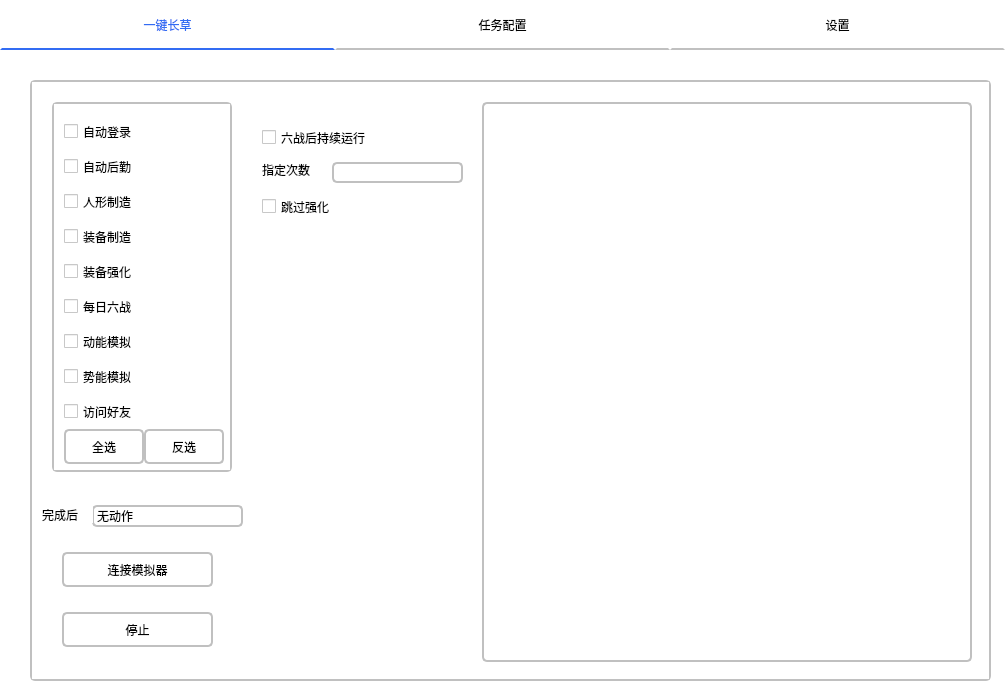
<?xml version="1.0" encoding="UTF-8"?>
<ui version="4.0">
 <class>Form</class>
 <widget class="QWidget" name="Form">
  <property name="geometry">
   <rect>
    <x>0</x>
    <y>0</y>
    <width>1005</width>
    <height>700</height>
   </rect>
  </property>
  <property name="windowTitle">
   <string>Form</string>
  </property>
  <property name="styleSheet">
   <string notr="true">QWidget
{
background-color:#FFFFFF;
}

QPushButton,QTextBrowser,QStackedWidget,QLineEdit
{
    border-style: solid;
    border: 2px solid silver;
    border-radius: 5px;
}
QPushButton:hover
{
    border-style: solid;
    border: 2px solid silver;
    border-radius: 5px;
    background-color: gainsboro;
}
QCheckBox:hover
{
    background-color: gainsboro;
}
QWight
{
    background-color: white;
}
QRadioButton
{
    border-style: solid;
    border: 2px solid silver;
    border-radius: 5px;
}
QComboBox
{
    border-style: solid;
    border: 2px solid silver;
    border-radius: 5px;
}
QComboBox:drop-down {
subcontrol-origin: padding;

subcontrol-position: top right;

width: 30px;

border-left-width: 0px;

border-left-color: gray;

border-left-style: solid;

border-top-right-radius: 3px;

border-bottom-right-radius: 3px;

}</string>
  </property>
  <widget class="QStackedWidget" name="Page">
   <property name="geometry">
    <rect>
     <x>30</x>
     <y>80</y>
     <width>961</width>
     <height>601</height>
    </rect>
   </property>
   <property name="toolTip">
    <string comment="1"/>
   </property>
   <property name="statusTip">
    <string comment="2"/>
   </property>
   <property name="whatsThis">
    <string comment="3"/>
   </property>
   <property name="styleSheet">
    <string notr="true">QStackedWidget#Page
{
    border-style: solid;
    border: 2px solid silver;
    border-radius: 5px;
}</string>
   </property>
   <property name="currentIndex">
    <number>0</number>
   </property>
   <widget class="QWidget" name="page_1">
    <widget class="QStackedWidget" name="stackedWidget_2">
     <property name="geometry">
      <rect>
       <x>20</x>
       <y>20</y>
       <width>180</width>
       <height>370</height>
      </rect>
     </property>
     <property name="currentIndex">
      <number>0</number>
     </property>
     <widget class="QWidget" name="page">
      <widget class="QCheckBox" name="checkBox_6">
       <property name="geometry">
        <rect>
         <x>10</x>
         <y>185</y>
         <width>160</width>
         <height>35</height>
        </rect>
       </property>
       <property name="text">
        <string>每日六战</string>
       </property>
      </widget>
      <widget class="QCheckBox" name="checkBox">
       <property name="geometry">
        <rect>
         <x>10</x>
         <y>10</y>
         <width>160</width>
         <height>35</height>
        </rect>
       </property>
       <property name="sizePolicy">
        <sizepolicy hsizetype="Minimum" vsizetype="Fixed">
         <horstretch>0</horstretch>
         <verstretch>0</verstretch>
        </sizepolicy>
       </property>
       <property name="whatsThis">
        <string extracomment="233"/>
       </property>
       <property name="text">
        <string>自动登录</string>
       </property>
       <property name="tristate">
        <bool>false</bool>
       </property>
      </widget>
      <widget class="QCheckBox" name="checkBox_3">
       <property name="geometry">
        <rect>
         <x>10</x>
         <y>80</y>
         <width>160</width>
         <height>35</height>
        </rect>
       </property>
       <property name="text">
        <string>人形制造</string>
       </property>
      </widget>
      <widget class="QCheckBox" name="checkBox_4">
       <property name="geometry">
        <rect>
         <x>10</x>
         <y>115</y>
         <width>160</width>
         <height>35</height>
        </rect>
       </property>
       <property name="text">
        <string>装备制造</string>
       </property>
      </widget>
      <widget class="QCheckBox" name="checkBox_2">
       <property name="geometry">
        <rect>
         <x>10</x>
         <y>45</y>
         <width>160</width>
         <height>35</height>
        </rect>
       </property>
       <property name="text">
        <string>自动后勤</string>
       </property>
      </widget>
      <widget class="QCheckBox" name="checkBox_8">
       <property name="geometry">
        <rect>
         <x>10</x>
         <y>220</y>
         <width>160</width>
         <height>35</height>
        </rect>
       </property>
       <property name="text">
        <string>动能模拟</string>
       </property>
      </widget>
      <widget class="QCheckBox" name="checkBox_9">
       <property name="geometry">
        <rect>
         <x>10</x>
         <y>255</y>
         <width>160</width>
         <height>35</height>
        </rect>
       </property>
       <property name="text">
        <string>势能模拟</string>
       </property>
      </widget>
      <widget class="QPushButton" name="pushButton_4">
       <property name="geometry">
        <rect>
         <x>10</x>
         <y>325</y>
         <width>80</width>
         <height>35</height>
        </rect>
       </property>
       <property name="text">
        <string>全选</string>
       </property>
      </widget>
      <widget class="QPushButton" name="pushButton_5">
       <property name="geometry">
        <rect>
         <x>90</x>
         <y>325</y>
         <width>80</width>
         <height>35</height>
        </rect>
       </property>
       <property name="text">
        <string>反选</string>
       </property>
      </widget>
      <widget class="QCheckBox" name="checkBox_10">
       <property name="geometry">
        <rect>
         <x>10</x>
         <y>290</y>
         <width>160</width>
         <height>35</height>
        </rect>
       </property>
       <property name="text">
        <string>访问好友</string>
       </property>
      </widget>
      <widget class="QCheckBox" name="checkBox_5">
       <property name="geometry">
        <rect>
         <x>10</x>
         <y>150</y>
         <width>160</width>
         <height>35</height>
        </rect>
       </property>
       <property name="text">
        <string>装备强化</string>
       </property>
      </widget>
     </widget>
     <widget class="QWidget" name="page_5"/>
    </widget>
    <widget class="QCheckBox" name="checkBox_7">
     <property name="geometry">
      <rect>
       <x>230</x>
       <y>40</y>
       <width>141</width>
       <height>31</height>
      </rect>
     </property>
     <property name="text">
      <string>六战后持续运行</string>
     </property>
    </widget>
    <widget class="QPushButton" name="pushButton_6">
     <property name="geometry">
      <rect>
       <x>30</x>
       <y>470</y>
       <width>151</width>
       <height>35</height>
      </rect>
     </property>
     <property name="text">
      <string>连接模拟器</string>
     </property>
    </widget>
    <widget class="QPushButton" name="pushButton_7">
     <property name="geometry">
      <rect>
       <x>30</x>
       <y>530</y>
       <width>151</width>
       <height>35</height>
      </rect>
     </property>
     <property name="text">
      <string>停止</string>
     </property>
    </widget>
    <widget class="QComboBox" name="comboBox">
     <property name="geometry">
      <rect>
       <x>60</x>
       <y>423</y>
       <width>151</width>
       <height>22</height>
      </rect>
     </property>
     <item>
      <property name="text">
       <string>无动作</string>
      </property>
     </item>
     <item>
      <property name="text">
       <string>退出少女前线</string>
      </property>
     </item>
     <item>
      <property name="text">
       <string>退出AS</string>
      </property>
     </item>
     <item>
      <property name="text">
       <string>关闭模拟器</string>
      </property>
     </item>
     <item>
      <property name="text">
       <string>退出并关闭模拟器</string>
      </property>
     </item>
     <item>
      <property name="text">
       <string>休眠*</string>
      </property>
     </item>
     <item>
      <property name="text">
       <string>关机*</string>
      </property>
     </item>
    </widget>
    <widget class="QLabel" name="label_6">
     <property name="geometry">
      <rect>
       <x>10</x>
       <y>425</y>
       <width>51</width>
       <height>16</height>
      </rect>
     </property>
     <property name="text">
      <string>完成后</string>
     </property>
    </widget>
    <widget class="QLabel" name="label_7">
     <property name="geometry">
      <rect>
       <x>230</x>
       <y>80</y>
       <width>61</width>
       <height>16</height>
      </rect>
     </property>
     <property name="text">
      <string>指定次数</string>
     </property>
    </widget>
    <widget class="QLineEdit" name="lineEdit">
     <property name="geometry">
      <rect>
       <x>300</x>
       <y>80</y>
       <width>131</width>
       <height>21</height>
      </rect>
     </property>
    </widget>
    <widget class="QTextBrowser" name="running_text">
     <property name="geometry">
      <rect>
       <x>450</x>
       <y>20</y>
       <width>490</width>
       <height>560</height>
      </rect>
     </property>
     <property name="styleSheet">
      <string notr="true">QTextBrowser#running_text
{
    border-style: solid;
    border: 2px solid silver;
    border-radius: 5px;
}</string>
     </property>
     <property name="html">
      <string>&lt;!DOCTYPE HTML PUBLIC &quot;-//W3C//DTD HTML 4.0//EN&quot; &quot;http://www.w3.org/TR/REC-html40/strict.dtd&quot;&gt;
&lt;html&gt;&lt;head&gt;&lt;meta name=&quot;qrichtext&quot; content=&quot;1&quot; /&gt;&lt;style type=&quot;text/css&quot;&gt;
p, li { white-space: pre-wrap; }
&lt;/style&gt;&lt;/head&gt;&lt;body style=&quot; font-family:'SimSun'; font-size:9pt; font-weight:400; font-style:normal;&quot;&gt;
&lt;p style=&quot;-qt-paragraph-type:empty; margin-top:0px; margin-bottom:0px; margin-left:0px; margin-right:0px; -qt-block-indent:0; text-indent:0px;&quot;&gt;&lt;br /&gt;&lt;/p&gt;&lt;/body&gt;&lt;/html&gt;</string>
     </property>
    </widget>
    <widget class="QCheckBox" name="checkBox_11">
     <property name="geometry">
      <rect>
       <x>230</x>
       <y>115</y>
       <width>91</width>
       <height>19</height>
      </rect>
     </property>
     <property name="text">
      <string>跳过强化</string>
     </property>
    </widget>
   </widget>
   <widget class="QWidget" name="page_2">
    <widget class="QLabel" name="label_11">
     <property name="geometry">
      <rect>
       <x>40</x>
       <y>90</y>
       <width>101</width>
       <height>16</height>
      </rect>
     </property>
     <property name="text">
      <string>装备制造选择</string>
     </property>
    </widget>
    <widget class="QComboBox" name="comboBox_4">
     <property name="geometry">
      <rect>
       <x>140</x>
       <y>90</y>
       <width>131</width>
       <height>22</height>
      </rect>
     </property>
     <item>
      <property name="text">
       <string>光学瞄具</string>
      </property>
     </item>
     <item>
      <property name="text">
       <string>全息瞄具</string>
      </property>
     </item>
     <item>
      <property name="text">
       <string>红点瞄具</string>
      </property>
     </item>
     <item>
      <property name="text">
       <string>夜战装备</string>
      </property>
     </item>
     <item>
      <property name="text">
       <string>消音器</string>
      </property>
     </item>
     <item>
      <property name="text">
       <string>穿甲弹</string>
      </property>
     </item>
     <item>
      <property name="text">
       <string>状态弹</string>
      </property>
     </item>
     <item>
      <property name="text">
       <string>高速弹</string>
      </property>
     </item>
     <item>
      <property name="text">
       <string>霰弹</string>
      </property>
     </item>
     <item>
      <property name="text">
       <string>外骨骼</string>
      </property>
     </item>
     <item>
      <property name="text">
       <string>防弹插板</string>
      </property>
     </item>
     <item>
      <property name="text">
       <string>弹链箱</string>
      </property>
     </item>
     <item>
      <property name="text">
       <string>伪装披风</string>
      </property>
     </item>
     <item>
      <property name="text">
       <string>备用瞄具</string>
      </property>
     </item>
     <item>
      <property name="text">
       <string>芯片</string>
      </property>
     </item>
     <item>
      <property name="text">
       <string>特殊穿甲弹</string>
      </property>
     </item>
    </widget>
    <widget class="QComboBox" name="comboBox_5">
     <property name="geometry">
      <rect>
       <x>140</x>
       <y>40</y>
       <width>131</width>
       <height>22</height>
      </rect>
     </property>
     <item>
      <property name="text">
       <string>手枪</string>
      </property>
     </item>
     <item>
      <property name="text">
       <string>冲锋枪</string>
      </property>
     </item>
     <item>
      <property name="text">
       <string>步枪</string>
      </property>
     </item>
     <item>
      <property name="text">
       <string>突击步枪</string>
      </property>
     </item>
     <item>
      <property name="text">
       <string>机枪</string>
      </property>
     </item>
     <item>
      <property name="text">
       <string>4442</string>
      </property>
     </item>
    </widget>
    <widget class="QLabel" name="label_12">
     <property name="geometry">
      <rect>
       <x>40</x>
       <y>40</y>
       <width>101</width>
       <height>16</height>
      </rect>
     </property>
     <property name="text">
      <string>人形制造选择</string>
     </property>
    </widget>
    <widget class="QLabel" name="label_13">
     <property name="geometry">
      <rect>
       <x>40</x>
       <y>140</y>
       <width>101</width>
       <height>16</height>
      </rect>
     </property>
     <property name="text">
      <string>动能模拟选择</string>
     </property>
    </widget>
    <widget class="QComboBox" name="comboBox_2">
     <property name="geometry">
      <rect>
       <x>40</x>
       <y>170</y>
       <width>131</width>
       <height>22</height>
      </rect>
     </property>
     <item>
      <property name="text">
       <string>强化演习</string>
      </property>
     </item>
     <item>
      <property name="text">
       <string>资料采样</string>
      </property>
     </item>
     <item>
      <property name="text">
       <string>经验特训</string>
      </property>
     </item>
     <item>
      <property name="text">
       <string>经验特训-特种</string>
      </property>
     </item>
     <item>
      <property name="text">
       <string>云图回廊</string>
      </property>
     </item>
     <item>
      <property name="text">
       <string>防御演习</string>
      </property>
     </item>
    </widget>
    <widget class="QComboBox" name="comboBox_3">
     <property name="geometry">
      <rect>
       <x>170</x>
       <y>170</y>
       <width>87</width>
       <height>22</height>
      </rect>
     </property>
     <item>
      <property name="text">
       <string>高级训练</string>
      </property>
     </item>
     <item>
      <property name="text">
       <string>中级训练</string>
      </property>
     </item>
     <item>
      <property name="text">
       <string>初级训练</string>
      </property>
     </item>
    </widget>
    <widget class="QTextBrowser" name="textBrowser">
     <property name="geometry">
      <rect>
       <x>40</x>
       <y>290</y>
       <width>221</width>
       <height>211</height>
      </rect>
     </property>
     <property name="font">
      <font>
       <family>黑体</family>
       <pointsize>16</pointsize>
      </font>
     </property>
     <property name="html">
      <string>&lt;!DOCTYPE HTML PUBLIC &quot;-//W3C//DTD HTML 4.0//EN&quot; &quot;http://www.w3.org/TR/REC-html40/strict.dtd&quot;&gt;
&lt;html&gt;&lt;head&gt;&lt;meta name=&quot;qrichtext&quot; content=&quot;1&quot; /&gt;&lt;style type=&quot;text/css&quot;&gt;
p, li { white-space: pre-wrap; }
&lt;/style&gt;&lt;/head&gt;&lt;body style=&quot; font-family:'黑体'; font-size:16pt; font-weight:400; font-style:normal;&quot;&gt;
&lt;p style=&quot;-qt-paragraph-type:empty; margin-top:0px; margin-bottom:0px; margin-left:0px; margin-right:0px; -qt-block-indent:0; text-indent:0px; font-size:26pt;&quot;&gt;&lt;br /&gt;&lt;/p&gt;&lt;/body&gt;&lt;/html&gt;</string>
     </property>
    </widget>
    <widget class="QPushButton" name="pushButton_8">
     <property name="geometry">
      <rect>
       <x>40</x>
       <y>200</y>
       <width>76</width>
       <height>28</height>
      </rect>
     </property>
     <property name="text">
      <string>添加</string>
     </property>
    </widget>
    <widget class="QLabel" name="label_2">
     <property name="geometry">
      <rect>
       <x>40</x>
       <y>240</y>
       <width>72</width>
       <height>15</height>
      </rect>
     </property>
     <property name="text">
      <string>剩余动能:</string>
     </property>
    </widget>
    <widget class="QLineEdit" name="lineEdit_2">
     <property name="geometry">
      <rect>
       <x>120</x>
       <y>235</y>
       <width>50</width>
       <height>21</height>
      </rect>
     </property>
     <property name="text">
      <string/>
     </property>
    </widget>
    <widget class="QPushButton" name="pushButton_9">
     <property name="geometry">
      <rect>
       <x>130</x>
       <y>200</y>
       <width>76</width>
       <height>28</height>
      </rect>
     </property>
     <property name="text">
      <string>清除最新</string>
     </property>
    </widget>
   </widget>
   <widget class="QWidget" name="page_3">
    <widget class="QStackedWidget" name="stackedWidget">
     <property name="enabled">
      <bool>true</bool>
     </property>
     <property name="geometry">
      <rect>
       <x>210</x>
       <y>30</y>
       <width>721</width>
       <height>451</height>
      </rect>
     </property>
     <property name="focusPolicy">
      <enum>Qt::TabFocus</enum>
     </property>
     <property name="currentIndex">
      <number>0</number>
     </property>
     <widget class="QWidget" name="page_adb">
      <widget class="QLabel" name="label">
       <property name="geometry">
        <rect>
         <x>15</x>
         <y>20</y>
         <width>161</width>
         <height>21</height>
        </rect>
       </property>
       <property name="text">
        <string>adb路径(相对/绝对)</string>
       </property>
      </widget>
      <widget class="QPushButton" name="Button_select_adb">
       <property name="geometry">
        <rect>
         <x>650</x>
         <y>15</y>
         <width>51</width>
         <height>31</height>
        </rect>
       </property>
       <property name="cursor">
        <cursorShape>PointingHandCursor</cursorShape>
       </property>
       <property name="text">
        <string>选择</string>
       </property>
      </widget>
      <widget class="QLineEdit" name="text_adb">
       <property name="geometry">
        <rect>
         <x>160</x>
         <y>15</y>
         <width>475</width>
         <height>31</height>
        </rect>
       </property>
      </widget>
      <widget class="QLabel" name="label_4">
       <property name="geometry">
        <rect>
         <x>60</x>
         <y>80</y>
         <width>72</width>
         <height>15</height>
        </rect>
       </property>
       <property name="text">
        <string>连接地址:</string>
       </property>
      </widget>
      <widget class="QLineEdit" name="text_address">
       <property name="geometry">
        <rect>
         <x>160</x>
         <y>70</y>
         <width>475</width>
         <height>31</height>
        </rect>
       </property>
      </widget>
      <widget class="QLabel" name="label_5">
       <property name="geometry">
        <rect>
         <x>160</x>
         <y>120</y>
         <width>431</width>
         <height>16</height>
        </rect>
       </property>
       <property name="text">
        <string>请填写IP+端口  例如：127.0.0.1:62001</string>
       </property>
      </widget>
     </widget>
     <widget class="QWidget" name="page_4">
      <widget class="QLabel" name="label_3">
       <property name="geometry">
        <rect>
         <x>70</x>
         <y>40</y>
         <width>72</width>
         <height>15</height>
        </rect>
       </property>
       <property name="text">
        <string>TextLabel</string>
       </property>
      </widget>
     </widget>
    </widget>
    <widget class="QPushButton" name="pushButton">
     <property name="geometry">
      <rect>
       <x>30</x>
       <y>35</y>
       <width>149</width>
       <height>35</height>
      </rect>
     </property>
     <property name="cursor">
      <cursorShape>PointingHandCursor</cursorShape>
     </property>
     <property name="text">
      <string>连接设置</string>
     </property>
    </widget>
   </widget>
   <widget class="QWidget" name="page_debug">
    <widget class="QPushButton" name="pushButton_2">
     <property name="geometry">
      <rect>
       <x>40</x>
       <y>30</y>
       <width>93</width>
       <height>28</height>
      </rect>
     </property>
     <property name="text">
      <string>PushButton</string>
     </property>
    </widget>
    <widget class="QPushButton" name="pushButton_3">
     <property name="geometry">
      <rect>
       <x>40</x>
       <y>90</y>
       <width>93</width>
       <height>28</height>
      </rect>
     </property>
     <property name="text">
      <string>PushButton</string>
     </property>
    </widget>
   </widget>
  </widget>
  <widget class="QPushButton" name="Button_1">
   <property name="geometry">
    <rect>
     <x>0</x>
     <y>0</y>
     <width>335</width>
     <height>50</height>
    </rect>
   </property>
   <property name="cursor">
    <cursorShape>PointingHandCursor</cursorShape>
   </property>
   <property name="focusPolicy">
    <enum>Qt::NoFocus</enum>
   </property>
   <property name="styleSheet">
    <string notr="true">QPushButton#Button_1
{
color:rgb(50, 108, 243);
border: 2px solid rgb(50, 108, 243);
border-radius: 0px;
border-style: hidden hidden solid hidden;
}
QPushButton#Button_1:hover
{
background-color: #FFFFFF ;
border-style: hidden hidden solid hidden;
}
QPushButton#Button_1:checked
{
border: 2px solid rgb(50, 108, 243);
border-radius: 0px;
border-style: hidden hidden solid hidden;
}</string>
   </property>
   <property name="text">
    <string>一键长草</string>
   </property>
  </widget>
  <widget class="QPushButton" name="Button_2">
   <property name="geometry">
    <rect>
     <x>335</x>
     <y>0</y>
     <width>335</width>
     <height>50</height>
    </rect>
   </property>
   <property name="cursor">
    <cursorShape>PointingHandCursor</cursorShape>
   </property>
   <property name="focusPolicy">
    <enum>Qt::NoFocus</enum>
   </property>
   <property name="styleSheet">
    <string notr="true">QPushButton#Button_2
{
border: 2px solid silver;
border-radius: 0px;
border-style: hidden hidden solid hidden;
}
QPushButton#Button_2:hover
{
background-color: #FFFFFF ;
border-style: hidden hidden solid hidden;
}
</string>
   </property>
   <property name="text">
    <string>任务配置</string>
   </property>
  </widget>
  <widget class="QPushButton" name="Button_3">
   <property name="geometry">
    <rect>
     <x>670</x>
     <y>0</y>
     <width>335</width>
     <height>50</height>
    </rect>
   </property>
   <property name="cursor">
    <cursorShape>PointingHandCursor</cursorShape>
   </property>
   <property name="focusPolicy">
    <enum>Qt::NoFocus</enum>
   </property>
   <property name="styleSheet">
    <string notr="true">QPushButton#Button_3
{
border: 2px solid silver;
border-radius: 0px;
border-style: hidden hidden solid hidden;
}
QPushButton#Button_3:hover
{
background-color: #FFFFFF ;
border-style: hidden hidden solid hidden;
}
</string>
   </property>
   <property name="text">
    <string>设置</string>
   </property>
  </widget>
  <zorder>Button_1</zorder>
  <zorder>Button_2</zorder>
  <zorder>Button_3</zorder>
  <zorder>Page</zorder>
 </widget>
 <resources/>
 <connections/>
</ui>
